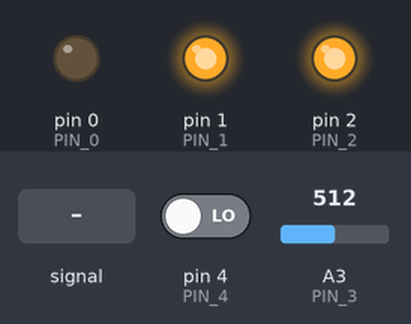
Recording of a sketch running on a simulated Arduino Uno, built with avr-gcc and run on an emulated ATmega328P. Parts: output pins drawn as LEDs (lit = HIGH). Dashed ring = blinking. The inputs (shaded band) are chosen by the test bench; at power-on: A3 (PIN_3) = 512, pin 4 (PIN_4) LOW.

Above: at 1.2 s.
1.3 s: A3 (PIN_3) set to 900
At 2.0 s:
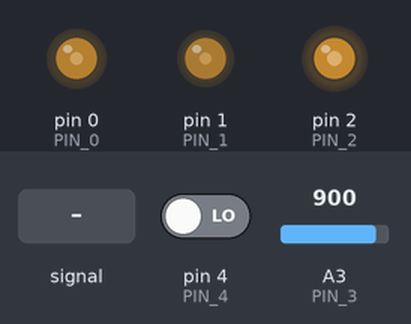
2.9 s: A3 (PIN_3) fed a 200 Hz sine of ±81 counts around its level
At 3.74 s:
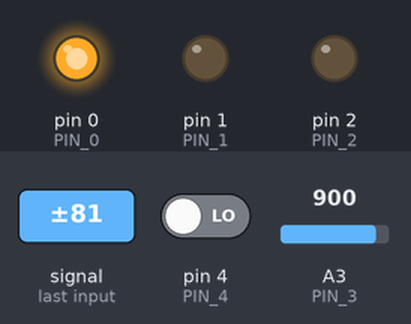
5.9 s: pin 4 (PIN_4) driven HIGH
At 6.26 s:
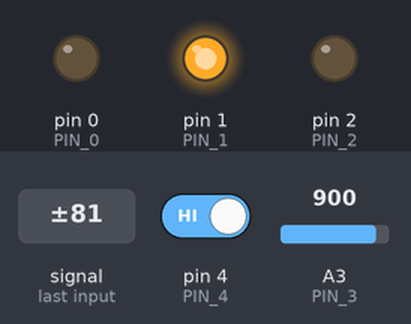
8.9 s: A3 (PIN_3) set to 1023
10.7 s: A3 (PIN_3) set to 828
12.2 s: A3 (PIN_3) set to 811
At 13.3 s:
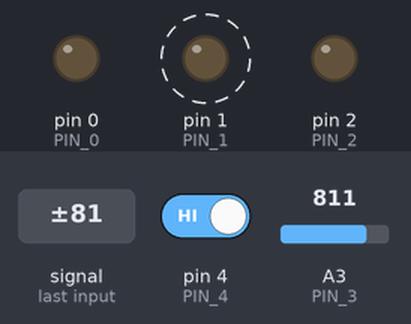
Timing chart, 0 to 16.2 s (numbered marks = the images above; inputs shaded):
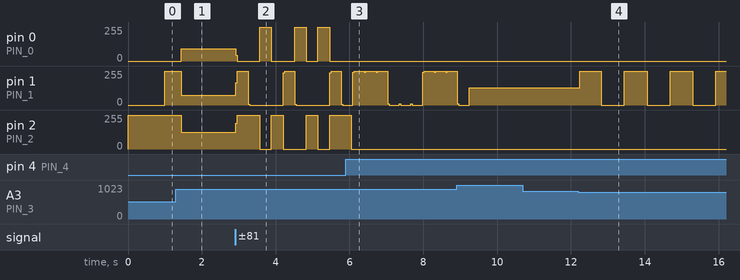

Measured:
- the behaviour switches between 820 and 819 on A3 (PIN_3) (found by bisection; images 3 and 4)
- after the input at 2.9 s, pin 0 (PIN_0): goes 0/255 0.65 s, 255/255 0.31 s, 0/255 0.63 s, 255/255 0.32 s, 0/255 0.31 s, 255/255 0.31 s, then 0/255, starting at once; pin 1 (PIN_1): 72/255 → 166/255 at once, then repeats every 1.3 s: 255/255 0.29 s, 5/255 0.04 s, 0/255 0.90 s, 243/255 0.04 s
- after the input at 5.9 s, pin 0 (PIN_0): stops changing and stays 0/255
- after the input at 10.7 s, every drawn part: stays the same
- after the input at 12.2 s, pin 1 (PIN_1): alternates 255/255 for 0.62 s and 0/255 for 0.62 s, starting at once

The sketch:

simple_signal_3leds.ino
```cpp
#define PIN_0 0
#define PIN_1 1
#define PIN_2 2
#define PIN_3 3
#define PIN_4 4

#define RED_LED 4
#define ORANGE_LED 2
#define GREEN_LED 1

#define NORMAL_MODE 0
#define EMERGENCY_MODE 1

#define READ_SLEEP 10
#define MAX_READS_PER_CYCLE 40

#define NORMAL_CYCLES_COUNT 4
#define EMERGENCY_CYCLES_COUNT 2

int normalCycles[NORMAL_CYCLES_COUNT]={4, 6, 1, 2};
int normalDelays[NORMAL_CYCLES_COUNT]={4, 1, 4, 1};
int emergencyCycles[EMERGENCY_CYCLES_COUNT]={2, 0};
int emergencyDelays[EMERGENCY_CYCLES_COUNT]={1, 1};
int currentCycle;
int currentPhase;
int currentMode;
int buttonPressed;
int lastButtonState;
int* cycles;
int* delays;
int cyclesCount;
int currentRead;
int currentReadsCount;
int modeSwitch;

void setup() {
  // put your setup code here, to run once:
  pinMode(PIN_0, OUTPUT);
  pinMode(PIN_1, OUTPUT);
  pinMode(PIN_2, OUTPUT);
  pinMode(PIN_4, INPUT);
  currentMode=NORMAL_MODE;
  cyclesCount=NORMAL_CYCLES_COUNT;
  cycles=normalCycles;
  delays=normalDelays;
  currentCycle=0;
  currentPhase=0;
  currentRead=0;
  currentReadsCount=0;
  lastButtonState=digitalRead(PIN_4);
}

void toggleLEDs(int state) {
  digitalWrite(PIN_2, state & RED_LED ? HIGH : LOW);
  digitalWrite(PIN_1, state & ORANGE_LED ? HIGH : LOW);
  digitalWrite(PIN_0, state & GREEN_LED ? HIGH : LOW);
}
void toggleMode() {

  if (currentMode == NORMAL_MODE) {
    currentMode=EMERGENCY_MODE;
    cyclesCount=EMERGENCY_CYCLES_COUNT;
    cycles=emergencyCycles;
    delays=emergencyDelays;
  } else {
    currentMode=NORMAL_MODE;
    cyclesCount=NORMAL_CYCLES_COUNT;
    cycles=normalCycles;
    delays=normalDelays;
  }
  currentCycle=0;
  currentPhase=0;
}

void loop() {
  // put your main code here, to run repeatedly:
  if (currentCycle>cyclesCount-1) {
    currentCycle=0;
  }
  toggleLEDs(cycles[currentCycle]);

  modeSwitch=0;
  currentReadsCount=analogRead(PIN_3)*MAX_READS_PER_CYCLE/1024;
  for (currentRead=0; currentRead<currentReadsCount; currentRead++) {
    buttonPressed = digitalRead(PIN_4);
    if (buttonPressed && !lastButtonState) {
      modeSwitch=1;
    }
    lastButtonState = buttonPressed;
    delay(READ_SLEEP);
  }

  if (modeSwitch) {
    toggleMode();
  } else {
    currentPhase++;
    if (currentPhase>delays[currentCycle]) {
      currentPhase=0;
      currentCycle++;
    }
  }
}
```
